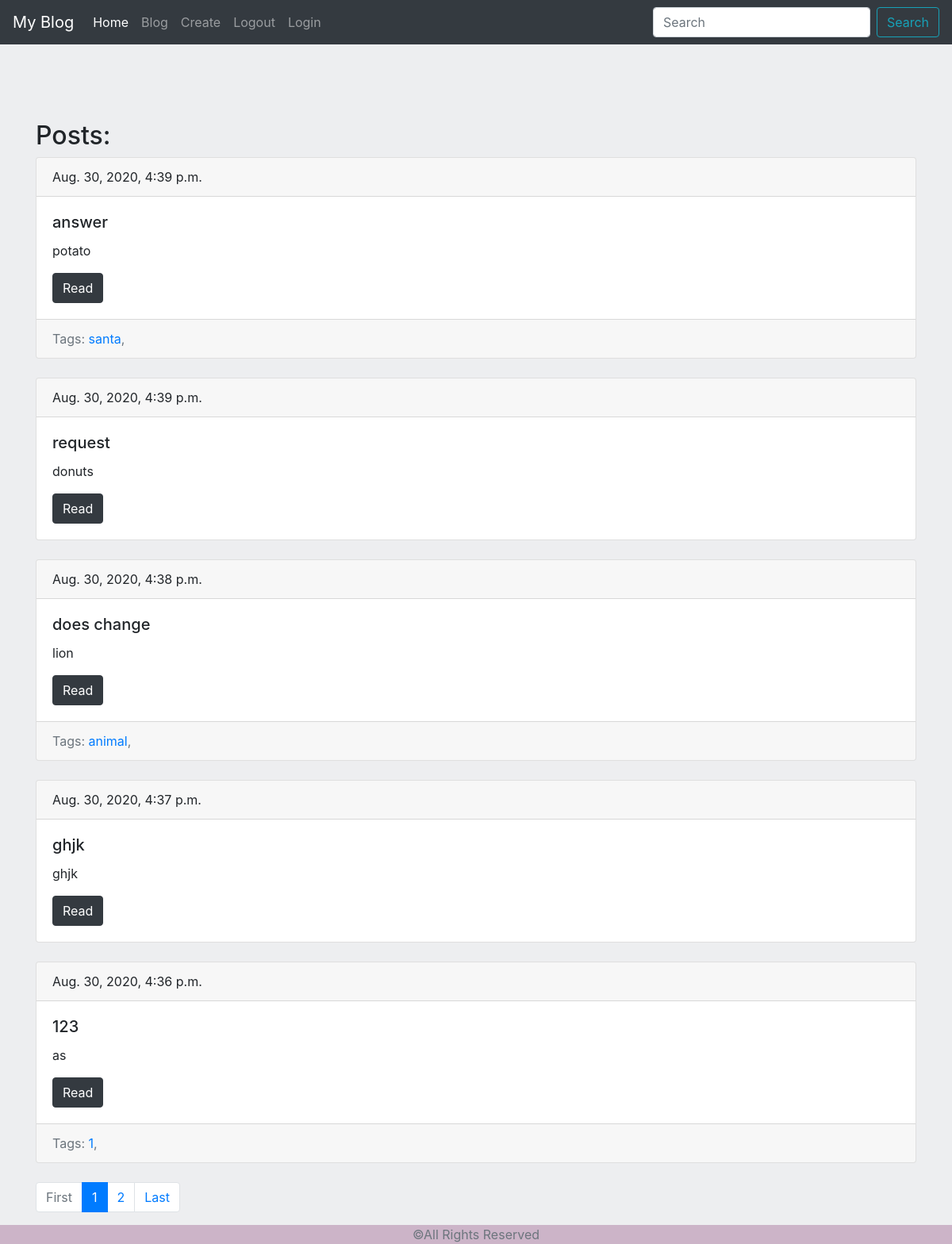
Page /blog/ on the earlier database version.
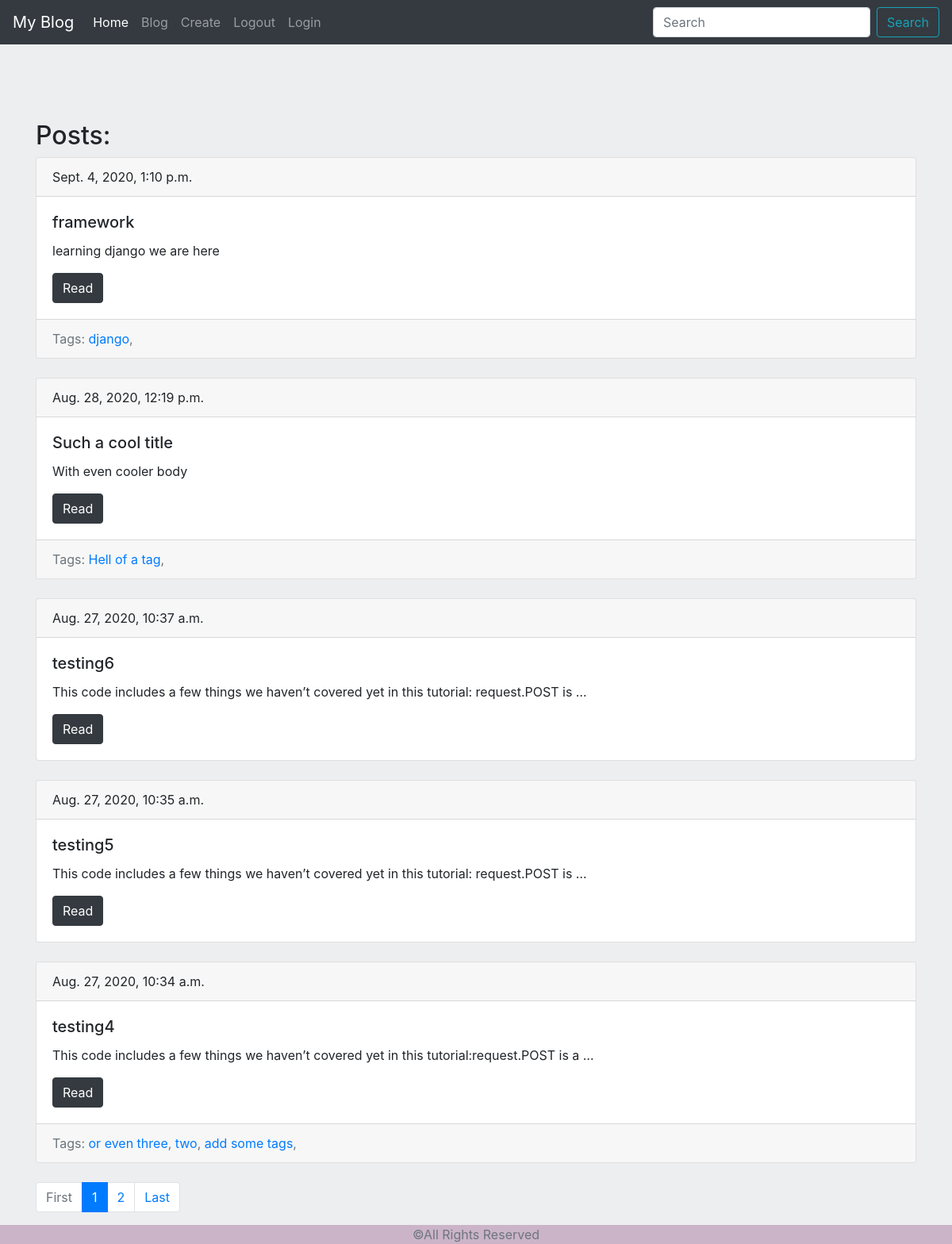
Same page on the later database version.
### blog/models.py (models this page shows, shortened)
class Post(models.Model):
    body = models.TextField(db_index=True)
    title = models.CharField(max_length=40, db_index=True)
    pub_date = models.DateTimeField(auto_now_add=True)
    slug = models.SlugField(blank=True, max_length=50)
    tags = models.ManyToManyField('Tag', related_name='posts', blank=True)
    def get_absolute_url(self):
        kwargs = {
            'pk': self.pk,
            'slug': self.slug
        }
        return reverse('post_detail_url', kwargs=kwargs)
    class Meta:
        ordering = ['-pub_date']

class Tag(models.Model):
    title = models.CharField(max_length=30)
    slug = models.SlugField(max_length=50, unique=True)
    def get_absolute_url(self):
        return reverse('tag_detail_url', kwargs={'slug': self.slug})
    class Meta:
        ordering = ['title']

### blog/views.py (the view)
# urls.py: path('', Index.as_view(), name='index_url'),
class Index(generic.ListView):
    paginate_by = 5
    model = Post
    template_name = 'blog/base_blog.html'
    context_object_name = 'posts'
    def get_queryset(self):
        search = self.request.GET.get('search', '')
        if search != '':
            object_list = self.model.objects.filter(Q(title__icontains=search) | Q(body__icontains=search))
        else:
            object_list = self.model.objects.all()
        return object_list

### blog/templates/blog/base_blog.html (shortened to what this page needs)
{% extends 'base.html' %}
{% block content %}
    <div class="mt-5">
        <h2>Posts:</h2>
        {% for post in posts %}
            {% include 'blog/includes/post_card_template.html' %}
        {% endfor %}
    </div>
<nav aria-label="...">
  <ul class="pagination">
    <li class="page-item {% if not page_obj.has_previous %}disabled{% endif %}">
                <a class="page-link" href="?page=1">First</a>
    </li>
    {% for i in paginator.page_range %}
      {% if page_obj.number == i %}
        <li class="page-item active" aria-current="page">
           <a class="page-link"  href="?page={{ page_obj.number }}">{{ page_obj.number }}<span class="sr-only">(current)</span></a>
        </li>
      {% elif i > page_obj.number|add:-2 and i < page_obj.number|add:2 %}
        <li class="page-item" aria-current="page">
            <a class="page-link"  href="?page={{ i }}">{{ i }}<span class="sr-only">(current)</span></a>
        </li>
      {% endif %}
    {% endfor %}
    <li class="page-item {% if not page_obj.has_next %}disabled{%endif%}">
         <a class="page-link" href="?page={{ page_obj.paginator.num_pages }}">Last</a>
    </li>
  </ul>
</nav>
{% endblock %}

### blog/templates/blog/includes/post_card_template.html
<div class="card mb-4">
    <div class="card-header">
        {{ post.pub_date }}
    </div>
    <div class="card-body">
        <h5 class="card-title">{{ post.title }}</h5>
        <p class="card-text">{{ post.body|truncatewords:15 }}</p>
        <a href="{{ post.get_absolute_url }}" class="btn btn-dark">Read</a>
    </div>
    {% if post.tags.all %}
        <div class="card-footer text-muted">
            Tags:
            {% for tag in post.tags.all %}
            <a href="{{ tag.get_absolute_url }}">{{ tag.title }}</a>,
            {% endfor %}
        </div>
    {% endif %}
</div>

Differences in the rows shown:
removed Post: pub_date "Aug. 30, 2020, 4:39 p.m.", title "answer", body "potato"
no longer on this page (row unchanged): Tag: title "santa", shown under "Aug. 30, 2020, 4:39 p.m."
removed Post: pub_date "Aug. 30, 2020, 4:39 p.m.", title "request", body "donuts"
removed Post: pub_date "Aug. 30, 2020, 4:38 p.m.", title "does change", body "lion"
no longer on this page (row unchanged): Tag: title "animal", shown under "Aug. 30, 2020, 4:38 p.m."
removed Post: pub_date "Aug. 30, 2020, 4:37 p.m.", title "ghjk", body "ghjk"
removed Post: pub_date "Aug. 30, 2020, 4:36 p.m.", title "123", body "as"
no longer on this page (row unchanged): Tag: title "1", shown under "Aug. 30, 2020, 4:36 p.m."
added Post: pub_date "Sept. 4, 2020, 1:10 p.m.", title "framework", body "learning django we are here"
added Tag: title "django", shown under "Sept. 4, 2020, 1:10 p.m."
now on this page (row edited): Post: pub_date "Aug. 28, 2020, 12:19 p.m.", title "Such a cool title", body "With even cooler body"
added Tag: title "Hell of a tag", shown under "Aug. 28, 2020, 12:19 p.m."
now on this page (row unchanged): Post: pub_date "Aug. 27, 2020, 10:37 a.m.", title "testing6", body "This code includes a few things we haven’t covered yet in this tutorial: request.POST is …"
now on this page (row unchanged): Post: pub_date "Aug. 27, 2020, 10:35 a.m.", title "testing5", body "This code includes a few things we haven’t covered yet in this tutorial: request.POST is …"
now on this page (row edited): Post: pub_date "Aug. 27, 2020, 10:34 a.m.", title "testing4", body "This code includes a few things we haven’t covered yet in this tutorial:request.POST is a …"
added Tag: title "or even three", shown under "Aug. 27, 2020, 10:34 a.m."
added Tag: title "two", shown under "Aug. 27, 2020, 10:34 a.m."
added Tag: title "add some tags", shown under "Aug. 27, 2020, 10:34 a.m."
